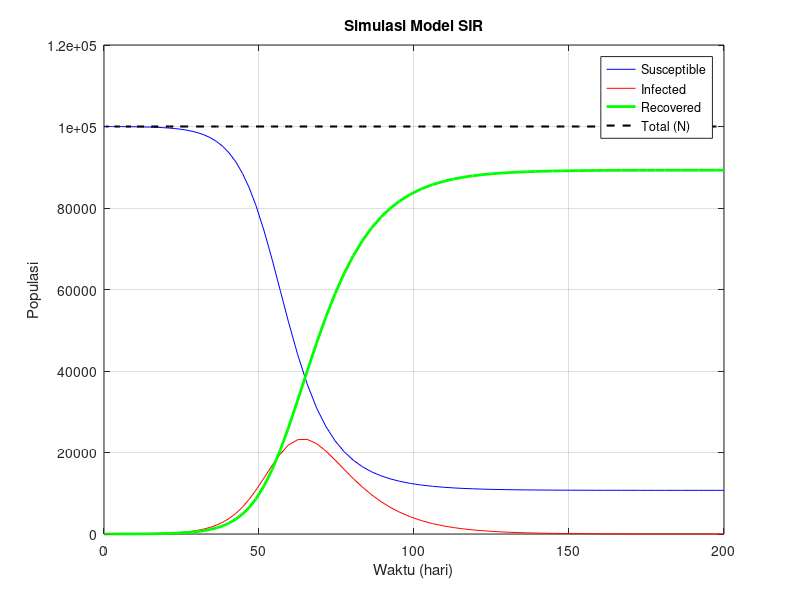

The MATLAB source for this figure:
function sir_simulation()
% Parameter
N = 100000;
beta = 0.25;
gamma = 0.1;

% Kondisi Awal: S=99990, I=10, R=0
y0 = [99990; 10; 0];
tspan = [0 200]; % Simulasi selama 200 hari

% Definisi sistem ODE
ode_system = @(t, y) [
    -beta * y(1) * y(2) / N;                 % dS/dt
    beta * y(1) * y(2) / N - gamma * y(2);  % dI/dt
    gamma * y(2)                            % dR/dt
    ];

% Menjalankan solver ODE
[t, y] = ode45(ode_system, tspan, y0);

% Verifikasi: Hitung jumlah total S + I + R
total_pop = y(:,1) + y(:,2) + y(:,3);

% Plot Hasil
figure;
plot(t, y(:,1), 'b', t, y(:,2), 'r', t, y(:,3), 'g', 'LineWidth', 2);
hold on;
plot(t, total_pop, 'k--', 'LineWidth', 1.5);
legend('Susceptible', 'Infected', 'Recovered', 'Total (N)');
xlabel('Waktu (hari)');
ylabel('Populasi');
title('Simulasi Model SIR');
grid on;
